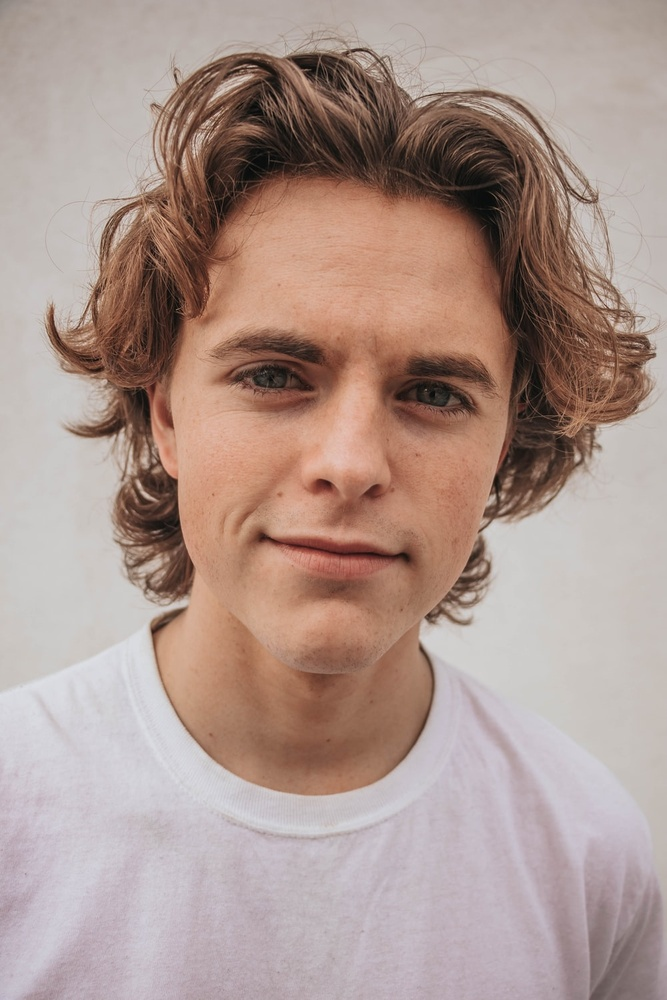
#> input picture Images/person.jpeg, 667 x 1000 px, shrunk from 1000 x 1500 before the run
$ python flipX.py
#> lines starting #> are read from the running program, lines starting #| are printed output that depends on the picture
from matplotlib import pyplot as plt
import matplotlib.image as image
import sys
import os

#Converts Image into AxesImage
img = image.imread("Images/person.jpeg")
#> img is the input picture: shape (1000, 667, 3); mean R, G, B 172.9, 150.8, 143.2

#Copy of Image for new matrix
img2 = img.copy()

#Intialize new matrix dimensions
rowmax = img2.shape[0] - 1
#> rowmax = 999
colmax = img2.shape[1] - 1
#> colmax = 666

# Iterate Through Image Matrix
for row in range(rowmax):
    for col in range(colmax):
        img2[row][colmax - col] = img[row][col]
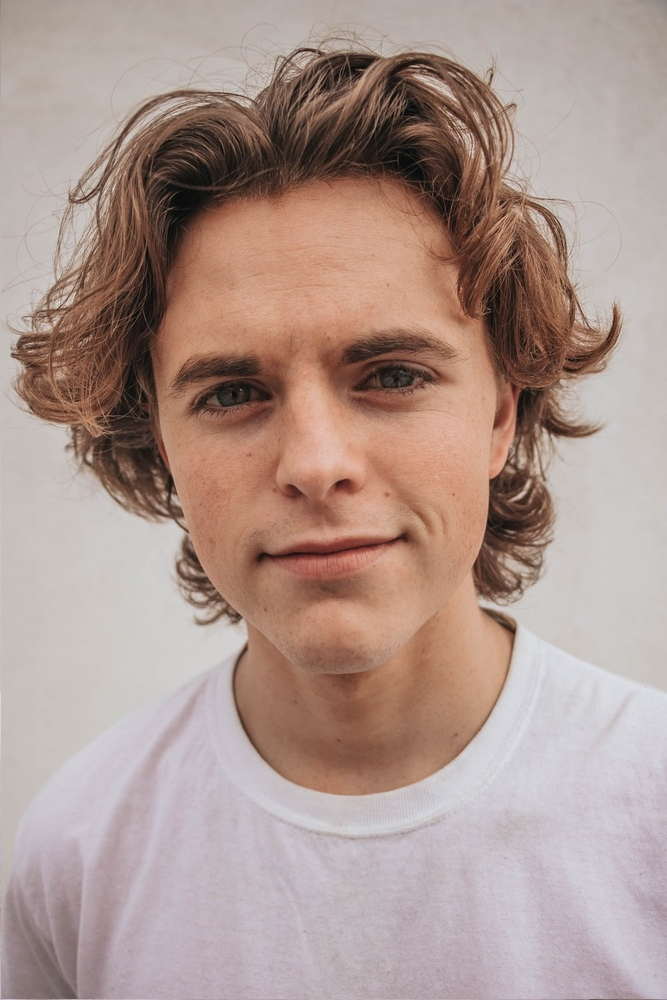
#> img2: shape (1000, 667, 3); mean R, G, B 172.9, 150.8, 143.2

#Converts AxesImage into Image and saves the new image
converted = plt.imshow(img2, interpolation='nearest')
plt.imsave("Converted/xFlip.jpeg", img2)
